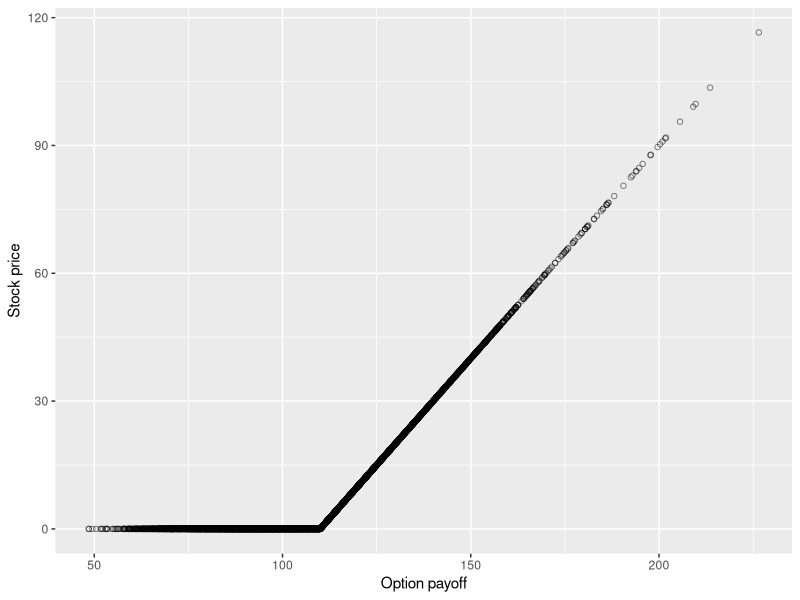
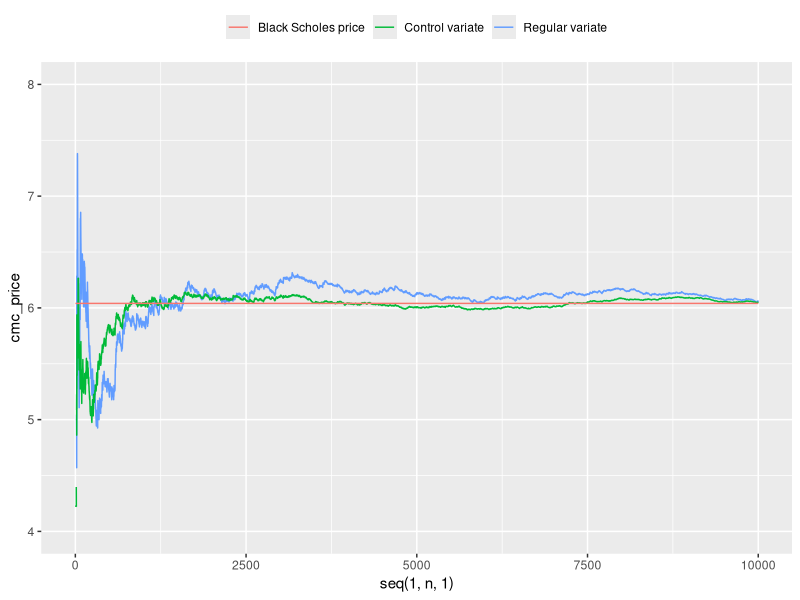

R code for these plots, in order:
library(ggplot2)

# Initial European call option price function
bs <- function(price, vol, mat, rate, strike){
  d1 <- (log(price / strike) + (rate + 0.5 * vol ** 2) * mat)/(vol * sqrt(mat))
  d2 <- d1 - vol * sqrt(mat)
  
  # mean and sd do not need to be specified: default to N(0,1)
  n1 <- pnorm(d1, mean = 0, sd = 1)
  n2 <- pnorm(d2, mean = 0, sd = 1)
  dc <- exp(-rate * mat)
  
  return(price * n1 - dc * strike * n2)
}

n <- 10000
s <- 100
k <- 110
r <- 0.05
v <- 0.2
mat <- 1
dt  <- 1 / 1000
ts  <- mat / dt

drift <- (r - 0.5 * v ** 2) * mat
vol   <- v * sqrt(mat)
dc    <- exp(-r*mat)

z <- rnorm(n)

stock  <- s * exp(drift + vol * z)
payoff <- pmax(stock - k, 0)

ggplot(NULL) + 
  geom_point(aes(x = stock, y = payoff),
             alpha = 0.5, shape = 1) + 
  labs(x = 'Option payoff', y = 'Stock price')

# Simulation accuracy plot
n <- 10000
price <- bs(price = s, vol = v, mat = mat, rate = r, strike = k)
price <- rep(price, n)
z <- rnorm(n, 0, 1)

price <- bs(price = s, vol = v, mat = mat, rate = r, strike = k)
price <- rep(price, n)

stock_price <- exp(r * mat) * s
stock_price <- rep(stock_price, n)

cv_price <- cmc_price <- s_price <- rep(0, 2 * n)

s_price <- cmc_price <- cv_price <- rep(0, n)
s_mat <- cmc_payoff  <- rep(0, n)
for (i in 1:(n)){
  s_mat[i]   <- s * exp(drift + vol * z[i])
  s_price[i] <- sum(s_mat) / i
  
  cmc_payoff[i] <- dc * pmax(s_mat[i] - k, 0)
  cmc_price[i]  <- sum(cmc_payoff) / i
  
  if (i > 1){
    beta <- sum((cmc_payoff[1:i] - cmc_price[i]) * (s_mat[1:i] - s_price[i])) /
      sum((s_mat[1:i] - s_price[i]) ** 2)
    
    cv_price[i] <- sum(cmc_payoff[1:i] - beta * (s_mat[1:i] - stock_price[i])) / i
  } else {
    cv_price[i] <- cmc_price[i]
  }
}

ggplot(NULL) +
  geom_line(aes(x = seq(1, n, 1),
                y = cmc_price,
                colour = 'Regular variate')) +
  geom_line(aes(x = seq(1, n, 1),
                y = cv_price,
                colour = 'Control variate')) +
  geom_line(aes(x = seq(1, n, 1),
                y = price,
                colour = 'Black Scholes price')) +
#   geom_line(aes(x = seq(1, n, 1),
#                 y = s_price,
#                 colour = 'Numerical stock price average')) + 
#   geom_line(aes(x = seq(1, n, 1),
#                 y = stock_price,
#                 colour = 'Analytic stock price'))
  ylim(4,8) +
  theme(legend.position = 'top',
        legend.direction = 'horizontal',
        legend.title = element_blank())
